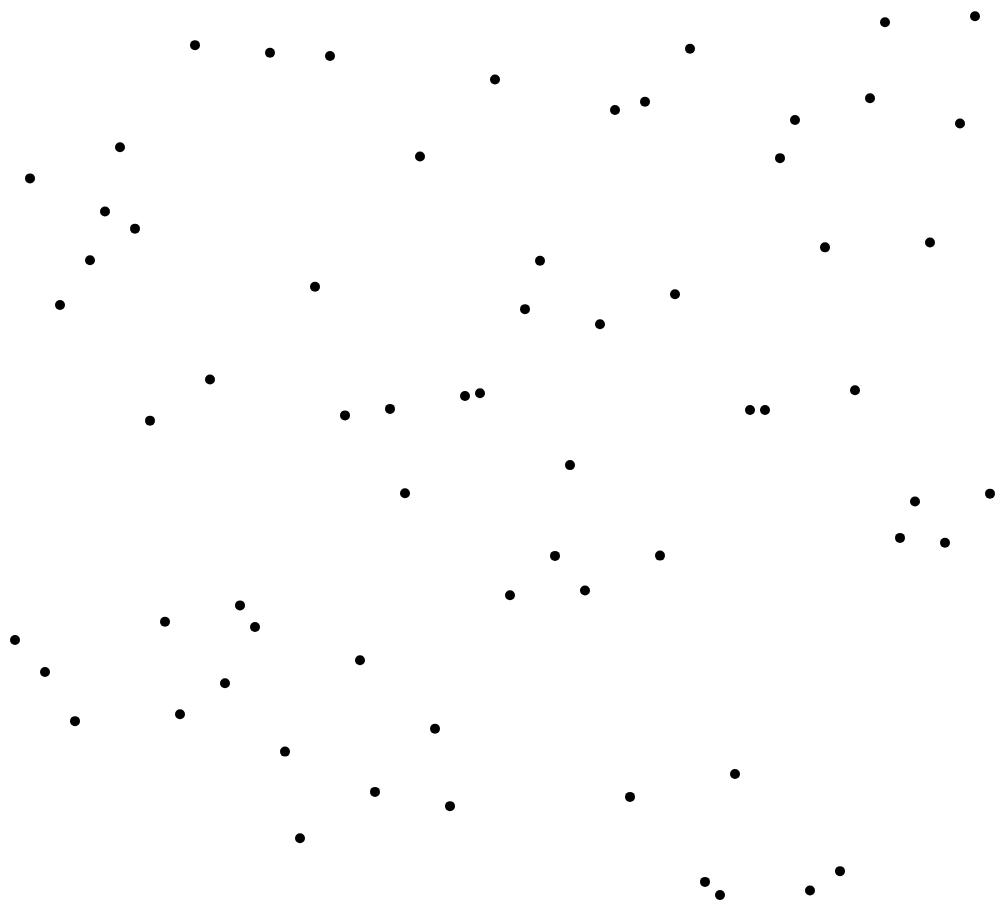
Frame 1 (no input)
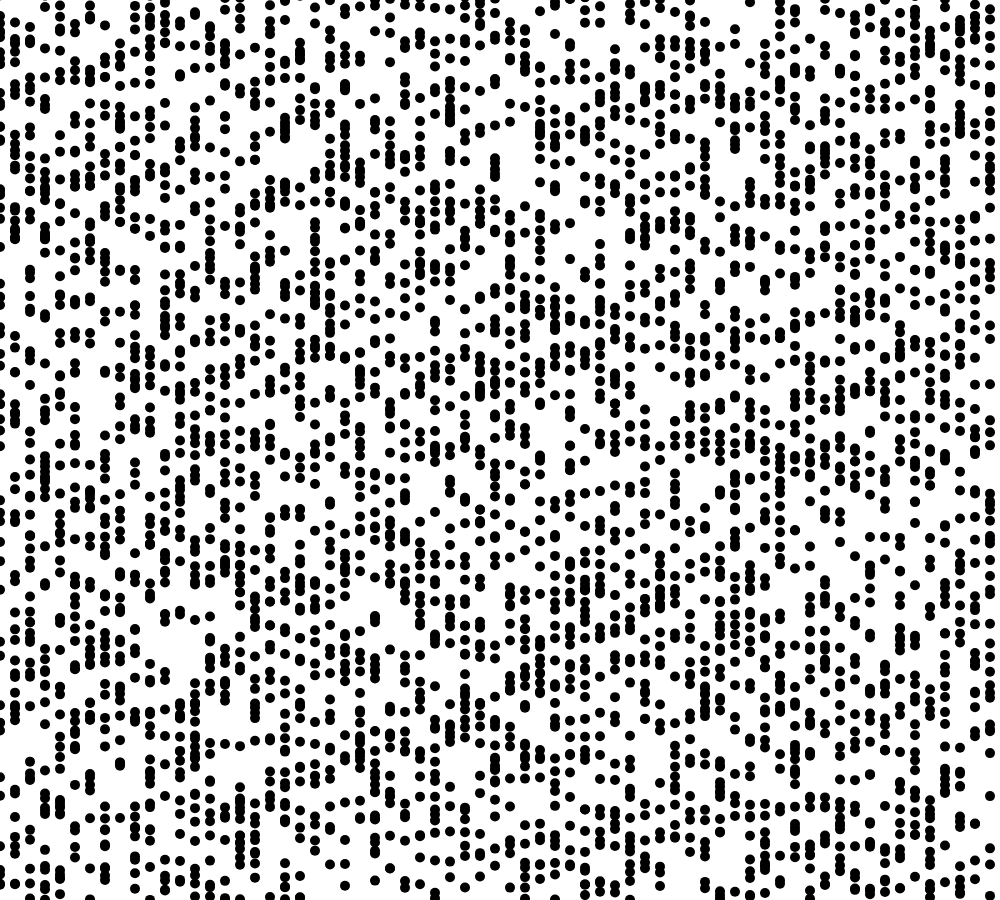
Frame 60 (no input)
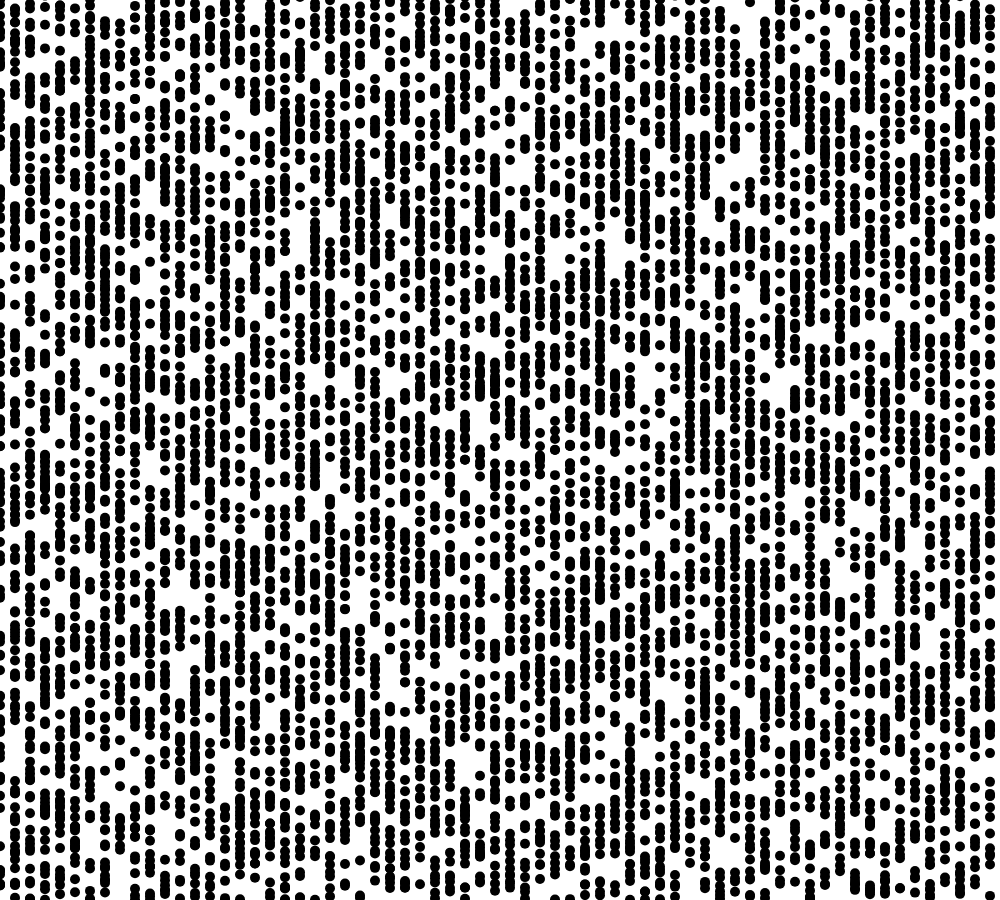
Frame 120 (the mouse pressed at the canvas centre since frame 60)

The p5.js sketch that drew these frames (run headless with seeded random() and noise() and a simulated clock; from frame 60 on, the mouse is pressed at the canvas centre):

// p5.js sketch
// ── sketch.js
var x;
var y;
function setup() {
  createCanvas(1000, 900);
}

function draw() {
    strokeWeight(10);
    for (x = 0; x < width; x += 15) {
        point(x, y);
        y = random(-10, height);
    }
}
